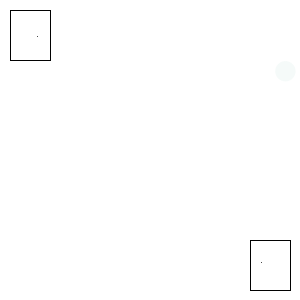
Frame 1 (no input)
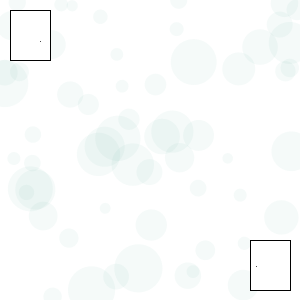
Frame 60 (the mouse pressed at the canvas centre just before this capture)
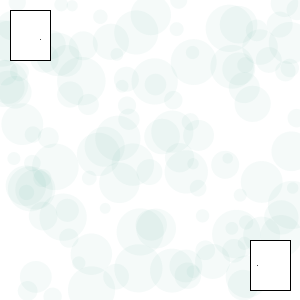
Frame 120 (the mouse held since frame 60 and released just before this capture)

The Processing sketch that drew these frames (run headless with seeded random() and noise(); from frame 60 on, the mouse is pressed at the canvas centre):

// Processing sketch: processing_36820
// ── processing_36820.pde

float x, y;
float a, b;

void setup() {
  size(300, 300);
  background(255);
  x = width/8;
  y = height/8;
  a = width*7/8;
  b = height*7/8;
}

float count = 1000;
float circle;
float rndColor;

void draw() {
  noStroke();
  if (count > 0) {
    rndColor = random(50);
    if (rndColor > 100) {
      fill(0, 121, 69, 10);
    }
    else {
      fill(0, 120, 100, 10);
    }
    circle = random(10, 50);
    ellipse(random(width), random(height), circle, circle);
  }
  count--;

  stroke(1);
  fill(255);
  rectMode(CORNERS);
  rect(10, 10, 50, 60);
  x = x + random(-1, 1);
  y = y + random(-1, 1);
  point(x, y);

  rect(250, 240, 290, 290);
  a = a + random(-1, 1);
  b = b + random(-1, 1);
  point(a, b);
}
